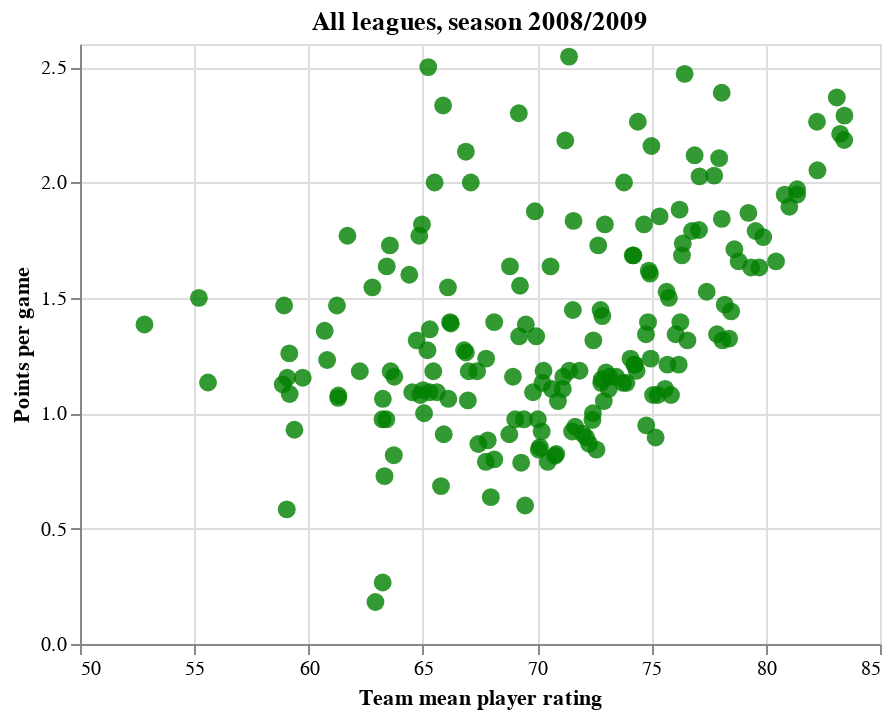

The notebook cell this image was saved under:
### Markdown cell above
Nice! Let us try implementing the plot in Altair. We also tried a regression line to make the tendency more apparent, but it doesn't seem to work while using interactive().

### Code cell
points = alt.Chart(points_vs_rating).mark_circle(size=80,opacity=0.8, 
                                         color='green').encode(alt.X('mean_player_rating',
                                          scale=alt.Scale(zero=False),
                                          axis=alt.Axis(title='Team mean player rating')), 
                                          alt.Y('points_per_game',
                                          scale=alt.Scale(zero=False), axis=alt.Axis(title='Points per game')),
                                          #color="team_name", 
                                          tooltip="team_name").interactive().properties(
                                              title="All leagues, season 2008/2009")

# for some reason, regression doesn't work with interaction
display(points #+ points.transform_regression("mean_player_rating","points_per_game").mark_line()
)

print("Awesome!")

### Figure 1 — Vega-Lite specification as saved in the notebook (floating-point values rounded to 4 significant figures; data arrays with more than 128 entries replaced by an {"elided": "..."} marker saying what was removed)
{"config": {"view": {"continuousWidth": 400, "continuousHeight": 300}}, "data": {"name": "data-4e6a03fb2b5f8bab8a95ee008f4ea7fb"}, "mark": {"type": "circle", "color": "green", "opacity": 0.8, "size": 80}, "encoding": {"tooltip": {"type": "nominal", "field": "team_name"}, "x": {"type": "quantitative", "axis": {"title": "Team mean player rating"}, "field": "mean_player_rating", "scale": {"zero": false}}, "y": {"type": "quantitative", "axis": {"title": "Points per game"}, "field": "points_per_game", "scale": {"zero": false}}}, "selection": {"selector395": {"type": "interval", "bind": "scales", "encodings": ["x", "y"]}}, "title": "All leagues, season 2008/2009", "$schema": "https://vega.github.io/schema/vega-lite/v4.8.1.json", "datasets": {"data-4e6a03fb2b5f8bab8a95ee008f4ea7fb": {"elided": "187 records"}}}
